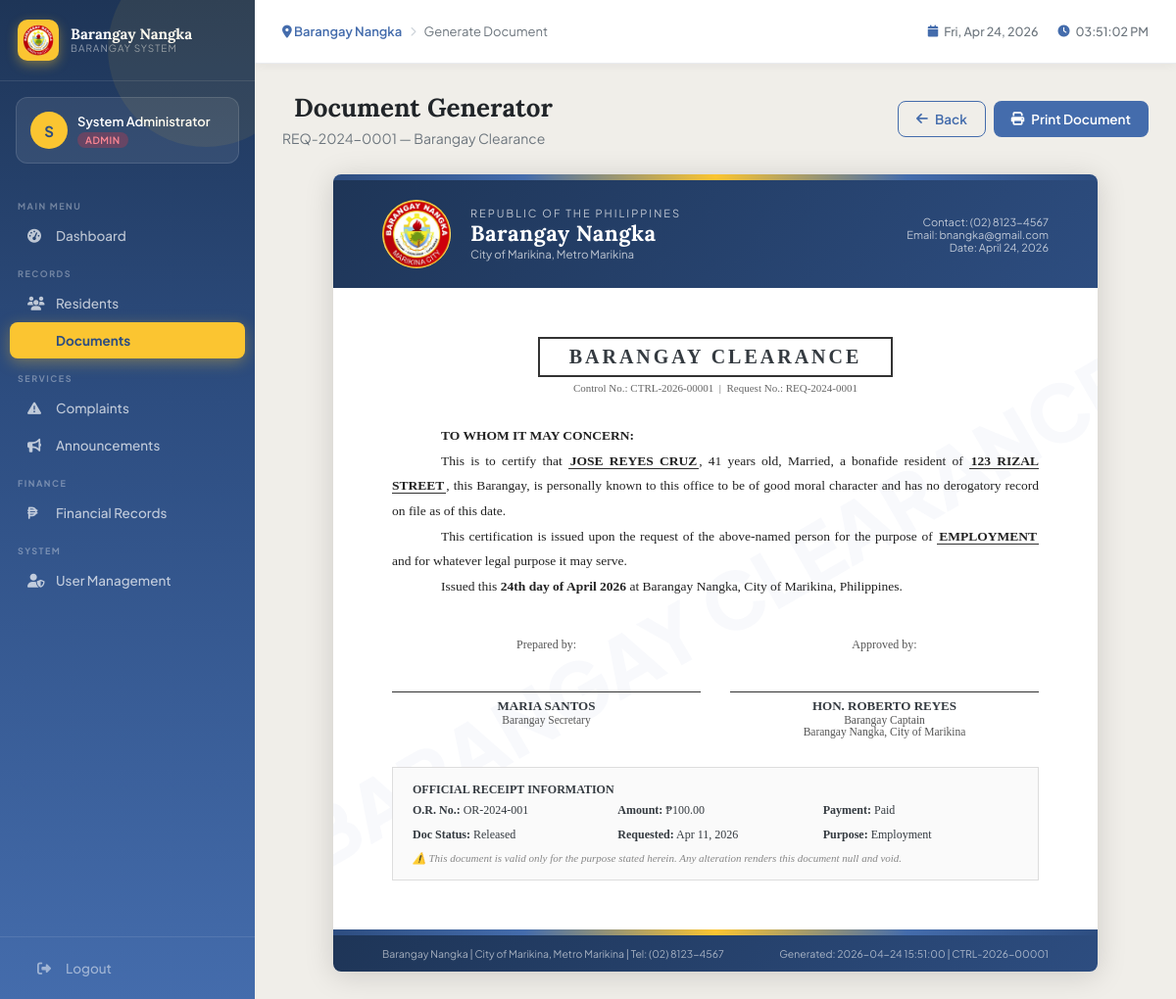
Page /modules/documents/generate.php?id=1 (signed in) on the committed database.
### tables this page shows
CREATE TABLE document_requests (
    id INT AUTO_INCREMENT PRIMARY KEY,
    request_no VARCHAR(20) UNIQUE NOT NULL,
    resident_id INT NOT NULL,
    document_type ENUM('Barangay Clearance','Certificate of Residency','Indigency Certificate','Business Clearance','Certificate of Good Moral Character') NOT NULL,
    purpose TEXT,
    status ENUM('Pending','Processing','For Approval','Approved','Released','Rejected') DEFAULT 'Pending',
    amount DECIMAL(10,2) DEFAULT 0,
    payment_status ENUM('Unpaid','Paid') DEFAULT 'Unpaid',
    or_number VARCHAR(50),
    requested_by INT,
    approved_by INT NULL,
    released_by INT NULL,
    notes TEXT,
    requested_at TIMESTAMP DEFAULT CURRENT_TIMESTAMP,
    approved_at DATETIME NULL,
    released_at DATETIME NULL,
    FOREIGN KEY (resident_id) REFERENCES residents(id),
    FOREIGN KEY (requested_by) REFERENCES users(id)
);

CREATE TABLE residents (
    id INT AUTO_INCREMENT PRIMARY KEY,
    resident_id VARCHAR(20) UNIQUE NOT NULL,
    household_id INT,
    last_name VARCHAR(50) NOT NULL,
    first_name VARCHAR(50) NOT NULL,
    middle_name VARCHAR(50),
    suffix VARCHAR(10),
    birthdate DATE NOT NULL,
    birthplace VARCHAR(100),
    gender ENUM('Male','Female') NOT NULL,
    civil_status ENUM('Single','Married','Widowed','Separated','Annulled') DEFAULT 'Single',
    nationality VARCHAR(50) DEFAULT 'Filipino',
    religion VARCHAR(50),
    occupation VARCHAR(100),
    monthly_income DECIMAL(10,2) DEFAULT 0,
    educational_attainment VARCHAR(100),
    voter_status TINYINT(1) DEFAULT 0,
    senior_citizen TINYINT(1) DEFAULT 0,
    pwd TINYINT(1) DEFAULT 0,
    solo_parent TINYINT(1) DEFAULT 0,
    email VARCHAR(100),
    contact_no VARCHAR(20),
    is_active TINYINT(1) DEFAULT 1,
    created_at TIMESTAMP DEFAULT CURRENT_TIMESTAMP,
    FOREIGN KEY (household_id) REFERENCES households(id)
);

CREATE TABLE households (
    id INT AUTO_INCREMENT PRIMARY KEY,
    household_no VARCHAR(20) UNIQUE NOT NULL,
    address TEXT NOT NULL,
    purok VARCHAR(50),
    household_head VARCHAR(100),
    contact_no VARCHAR(20),
    created_at TIMESTAMP DEFAULT CURRENT_TIMESTAMP
);

### includes/config.php (called while the page is built, shortened)
<?php
function getAge($birthdate) {
    return date_diff(date_create($birthdate), date_create('today'))->y;
}
?>

### modules/documents/generate.php (the view, shortened to what this page needs)
<?php
require_once '../../includes/config.php';
$id = (int)($_GET['id'] ?? 0);
$stmt = $pdo->prepare("SELECT dr.*, r.*, CONCAT(r.first_name,' ',r.middle_name,' ',r.last_name) as full_name, r.birthdate, h.address, h.purok FROM document_requests dr JOIN residents r ON dr.resident_id=r.id LEFT JOIN households h ON r.household_id=h.id WHERE dr.id=?");
$stmt->execute([$id]);
$doc = $stmt->fetch();
$age = getAge($doc['birthdate']);
$doc_date = date('F d, Y');
$control_no = 'CTRL-' . date('Y') . '-' . str_pad($id, 5, '0', STR_PAD_LEFT);
include '../../includes/header.php';
?>
<div class="page-header flex-between no-print">
    <div>
        <h1><i class="fas fa-file-certificate"></i> Document Generator</h1>
        <p><?= $doc['request_no'] ?> — <?= $doc['document_type'] ?></p>
    </div>
    <div class="btn-group">
        <a href="index.php" class="btn btn-outline no-print"><i class="fas fa-arrow-left"></i> Back</a>
        <button onclick="window.print()" class="btn btn-primary no-print"><i class="fas fa-print"></i> Print Document</button>
    </div>
</div>
<div class="doc-preview" id="printDoc">
    <div class="doc-gold-bar"></div>
    <div class="doc-header-strip">
<div class="header-seal"><img src="../../assets/img/logo.png" alt="Barangay Logo"></div>
        <div class="header-text">
            <div class="republic">REPUBLIC OF THE PHILIPPINES</div>
            <div class="brgy-name">Barangay Nangka</div>
            <div class="brgy-addr">City of Marikina, Metro Marikina</div>
        </div>
        <div class="header-right">
            <div>Contact: (02) 8123-4567</div>
            <div>Email: bnangka@gmail.com</div>
            <div>Date: <?= $doc_date ?></div>
        </div>
    </div>
    <div class="doc-watermark">
        <div class="doc-inner">
            <div class="doc-title-area">
                <div class="cert-title"><?= $doc['document_type'] ?></div>
                <div class="ctrl">Control No.: <?= $control_no ?> &nbsp;|&nbsp; Request No.: <?= $doc['request_no'] ?></div>
            </div>
            <div class="doc-body-text">
                <p style="text-indent:50px;">
                    <strong>TO WHOM IT MAY CONCERN:</strong>
                </p>
                <?php if ($doc['document_type'] === 'Barangay Clearance'): ?>
                <p style="text-indent:50px;">
                    This is to certify that <span class="highlight"><?= strtoupper($doc['full_name']) ?></span>,
                    <?= $age ?> years old, <?= $doc['civil_status'] ?>, a bonafide resident of
                    <span class="highlight"><?= htmlspecialchars($doc['address'] ?? 'Barangay Nangka') ?></span>,
                    this Barangay, is personally known to this office to be of good moral character and has no
                    derogatory record on file as of this date.
                </p>
                <p style="text-indent:50px;">
                    This certification is issued upon the request of the above-named person for the purpose of
                    <span class="highlight"><?= strtoupper($doc['purpose']) ?></span> and for whatever legal
                    purpose it may serve.
                </p>
                <?php endif; ?>
                <p style="text-indent:50px;">
                    Issued this <strong><?= date('jS') ?> day of <?= date('F Y') ?></strong> at Barangay Nangka,
                    City of Marikina, Philippines.
                </p>
            </div>
            <div class="doc-sig-area">
                <div class="sig-box">
                    <div style="font-size:12px;color:#555;">Prepared by:</div>
                    <div class="sig-name">Maria Santos</div>
                    <div class="sig-title">Barangay Secretary</div>
                </div>
                <div class="sig-box">
                    <div style="font-size:12px;color:#555;">Approved by:</div>
                    <div class="sig-name">Hon. Roberto Reyes</div>
                    <div class="sig-title">Barangay Captain</div>
                    <div class="sig-title">Barangay Nangka, City of Marikina</div>
                </div>
            </div>
            <div class="doc-notarize">
                <div style="font-weight:bold;margin-bottom:6px;font-size:12px;">OFFICIAL RECEIPT INFORMATION</div>
                <div style="display:grid;grid-template-columns:1fr 1fr 1fr;gap:10px;font-size:12px;">
                    <div><strong>O.R. No.:</strong> <?= $doc['or_number'] ?: 'PENDING' ?></div>
                    <div><strong>Amount:</strong> ₱<?= number_format($doc['amount'], 2) ?></div>
                    <div><strong>Payment:</strong> <?= $doc['payment_status'] ?></div>
                    <div><strong>Doc Status:</strong> <?= $doc['status'] ?></div>
                    <div><strong>Requested:</strong> <?= date('M d, Y', strtotime($doc['requested_at'])) ?></div>
                    <div><strong>Purpose:</strong> <?= $doc['purpose'] ?></div>
                </div>
                <div style="margin-top:10px;font-size:11px;color:#888;font-style:italic;">
                    ⚠️ This document is valid only for the purpose stated herein. Any alteration renders this document null and void.
                </div>
            </div>
        </div>
    </div>
    <div class="doc-gold-bar"></div>
    <div class="doc-footer-strip">
        <span>Barangay Nangka | City of Marikina, Metro Marikina | Tel: (02) 8123-4567</span>
        <span>Generated: <?= date('Y-m-d H:i:s') ?> | <?= $control_no ?></span>
    </div>
</div>
<?php include '../../includes/footer.php'; ?>

### assets/css/main.css (style rules this page uses)
:root { --blue: #446CAC; --blue-dark: #2d4d80; --blue-light: #6b90c9; --blue-faint: #e8eef7; --gold: #FBC531; --gold-dark: #d4a520; --gold-light: #fdd366; --cloud: #F0EEE9; --cloud-dark: #e0ddd5; --white: #ffffff; --gray-100: #f8f9fa; --gray-200: #e9ecef; --gray-300: #dee2e6; --gray-400: #ced4da; --gray-500: #adb5bd; --gray-600: #6c757d; --gray-700: #495057; --gray-800: #343a40; --gray-900: #212529; --success: #28a745; --danger: #dc3545; --warning: #ffc107; --info: #17a2b8; --sidebar-width: 260px; --topbar-height: 65px; --radius: 12px; --radius-sm: 8px; --shadow: 0 2px 20px rgba(0,0,0,0.08); --shadow-md: 0 4px 30px rgba(0,0,0,0.12); --transition: all 0.25s cubic-bezier(0.4,0,0.2,1); }
* { margin: 0; padding: 0; box-sizing: border-box; }
html { font-size: 15px; }
body { font-family: 'Plus Jakarta Sans', sans-serif; background: var(--cloud); color: var(--gray-800); display: flex; min-height: 100vh; overflow-x: hidden; }
.page-header { margin-bottom: 28px; }
.page-header h1 { font-family: 'Lora', serif; font-size: 26px; font-weight: 700; color: var(--gray-900); display: flex; align-items: center; gap: 12px; }
.page-header p { margin-top: 6px; color: var(--gray-600); font-size: 14px; }
.btn { display: inline-flex; align-items: center; gap: 7px; padding: 9px 18px; border-radius: var(--radius-sm); font-family: inherit; font-size: 13.5px; font-weight: 600; cursor: pointer; border: none; transition: var(--transition); text-decoration: none; white-space: nowrap; }
.btn-primary { background: var(--blue); color: white; }
.btn-outline { background: transparent; border: 1.5px solid var(--blue); color: var(--blue); }
.btn-group { display: flex; gap: 8px; flex-wrap: wrap; }
.flex-between { display: flex; align-items: center; justify-content: space-between; }

### rows in the picture
document_requests: request_no "REQ-2024-0001", document_type "Barangay Clearance", document_type "BARANGAY CLEARANCE", resident.birthdate "41", resident.civil_status "Married", households.address "123 RIZAL STREET", purpose "EMPLOYMENT", or_number "OR-2024-001", amount "100.00", payment_status "Paid", status "Released", requested_at "Apr 11, 2026", purpose "Employment"

### other values in the picture
substr($_SESSION['full_name'] ?? 'A', 0, 1) "S"
$_SESSION['full_name'] "System Administrator"
$_SESSION['role'] "ADMIN"
$page_title "Generate Document"
$control_no "CTRL-2026-00001"
$doc['full_name'] "JOSE REYES CRUZ"
